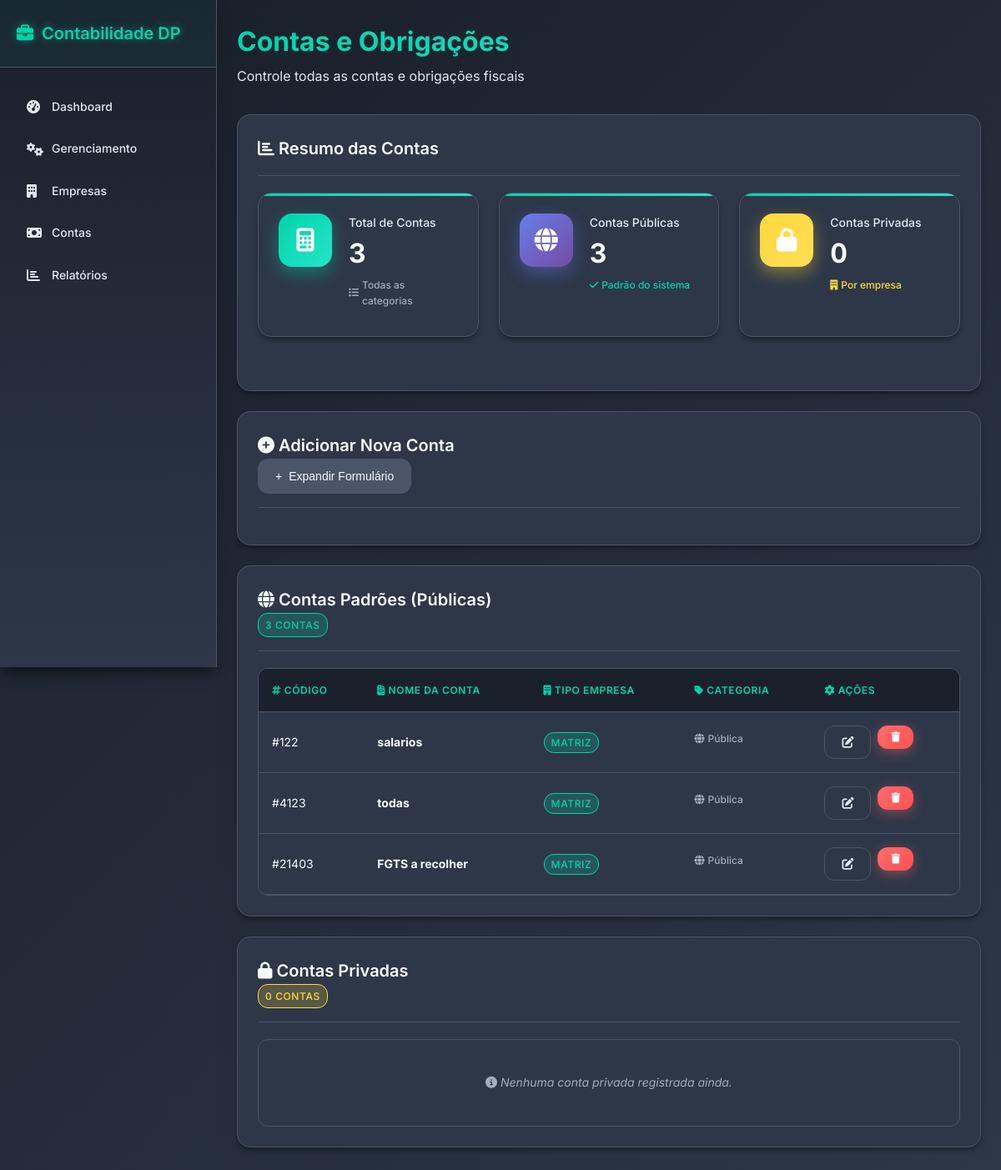
Screenshot of /contas with the database file from the repository.
### tables this page shows
CREATE TABLE contas_modelos (
    id INTEGER PRIMARY KEY AUTOINCREMENT ,
    conta_nome VARCHAR(60) DEFAULT "RANDOM" UNIQUE,
    conta_codigo VARCHAR(10) NOT NULL UNIQUE,
    conta_tipo VARCHAR(15) DEFAULT "MATRIZ"
    );

### routes/contas.py (the view)
@contas_bp.route("/contas", methods=["GET"])
def return_page():
    contas, contas_privadas = Contas.retornar_contas()
    return render_template("contas.html", contas=contas, contas_privadas=contas_privadas)

### utils/db_comands.py (called while the page is built)
def execute_command(command, value=None):
    conn = sqlite3.connect(CAMINHO_DB, timeout=30, check_same_thread=False)
    conn.row_factory = sqlite3.Row
    conn.execute("PRAGMA journal_mode=WAL;")
    conn.execute("PRAGMA busy_timeout = 5000;")
    cursor = conn.cursor()
    try:
        if value is None:
            cursor.execute(command)
        else:
            cursor.execute(command, value)
        if command.strip().upper().startswith("SELECT"):
            rows = cursor.fetchall()
            return [dict(row) for row in rows]
        else:
            conn.commit()
            return cursor.lastrowid
    finally:
        cursor.close()
        conn.close()

### utils/func_contas.py (called while the page is built)
    @staticmethod
    def retornar_contas():
        contas = execute_command("SELECT * FROM contas_modelos")
        contas_privadas = execute_command("SELECT * FROM contas_privadas")
        return contas, contas_privadas

### templates/contas.html (shortened to what this page needs)
{% extends "base.html" %}
{% block content %}
<section id="contas" class="tab-content active">
  <div class="page-header">
    <h1>Contas e Obrigações</h1>
    <p>Controle todas as contas e obrigações fiscais</p>
  </div>
  <div class="content-card">
    <div class="card-header"><h3><i class="fas fa-chart-bar"></i> Resumo das Contas</h3></div>
    <div class="dashboard-grid" style="grid-template-columns: repeat(auto-fit, minmax(250px, 1fr));">
      <div class="metric-card">
        <div class="metric-icon contas"><i class="fas fa-calculator"></i></div>
        <div class="metric-content">
          <h3>Total de Contas</h3>
          <div class="metric-value">{{ (contas|length if contas else 0) + (contas_privadas|length if contas_privadas else 0) }}</div>
          <div class="metric-change neutral"><i class="fas fa-list"></i> Todas as categorias</div>
        </div>
      </div>
      <div class="metric-card">
        <div class="metric-icon empresas"><i class="fas fa-globe"></i></div>
        <div class="metric-content">
          <h3>Contas Públicas</h3>
          <div class="metric-value">{{ contas|length if contas else 0 }}</div>
          <div class="metric-change positive"><i class="fas fa-check"></i> Padrão do sistema</div>
        </div>
      </div>
      <div class="metric-card">
        <div class="metric-icon pendentes"><i class="fas fa-lock"></i></div>
        <div class="metric-content">
          <h3>Contas Privadas</h3>
          <div class="metric-value">{{ contas_privadas|length if contas_privadas else 0 }}</div>
          <div class="metric-change warning"><i class="fas fa-building"></i> Por empresa</div>
        </div>
      </div>
    </div>
  </div>
  <div class="content-card">
    <div class="card-header">
      <h3><i class="fas fa-plus-circle"></i> Adicionar Nova Conta</h3>
      <div class="card-actions">
        <button type="button" class="btn btn-secondary" onclick="toggleForm('contaFormContainer')">
          <span id="toggle-icon-contaFormContainer">+</span> Expandir Formulário
        </button>
      </div>
    </div>
  </div>
  <div class="content-card">
    <div class="card-header">
      <h3><i class="fas fa-globe"></i> Contas Padrões (Públicas)</h3>
      <div class="card-actions">
        <span class="status-badge status-active">{{ contas|length if contas else 0 }} contas</span>
      </div>
    </div>
    <div class="table-container">
      {% if contas %}
      <table class="data-table">
        <thead>
          <tr>
            <th><i class="fas fa-hashtag"></i> Código</th>
            <th><i class="fas fa-file-invoice"></i> Nome da Conta</th>
            <th><i class="fas fa-building"></i> Tipo Empresa</th>
            <th><i class="fas fa-tag"></i> Categoria</th>
            <th><i class="fas fa-cog"></i> Ações</th>
          </tr>
        </thead>
        <tbody>
          {% for conta in contas %}
          <tr>
            <td>#{{ conta.conta_codigo }}</td>
            <td><strong>{{ conta.conta_nome }}</strong></td>
            <td>
              <span class="status-badge {% if conta.conta_tipo == 'Matriz' %}status-active{% else %}status-pending{% endif %}">
                {{ conta.conta_tipo }}
              </span>
            </td>
            <td><span class="metric-change neutral"><i class="fas fa-globe"></i> Pública</span></td>
            <td>
              <div class="card-actions">
                <button type="button" class="btn btn-outline" data-toggle-edit="editForm-publica-{{ conta.conta_codigo }}">
                  <i class="fas fa-edit"></i>
                </button>
                <form action="{{ url_for('contas.delete_conta') }}" method="post" style="display:inline;" onsubmit="return confirm('Tem certeza que deseja excluir esta conta?');">
                  <button type="submit" class="btn btn-danger"><i class="fas fa-trash"></i></button>
                </form>
              </div>
            </td>
          </tr>
          {% endfor %}
        </tbody>
      </table>
      {% else %}
      <p class="info-text"><i class="fas fa-info-circle"></i> Nenhuma conta pública registrada ainda.</p>
      {% endif %}
    </div>
  </div>
  <div class="content-card">
    <div class="card-header">
      <h3><i class="fas fa-lock"></i> Contas Privadas</h3>
      <div class="card-actions">
        <span class="status-badge status-pending">{{ contas_privadas|length if contas_privadas else 0 }} contas</span>
      </div>
    </div>
    <div class="table-container">
      {% if contas_privadas %}
      <table class="data-table">
        <thead>
          <tr>
            <th><i class="fas fa-building"></i> ID Empresa</th>
            <th><i class="fas fa-hashtag"></i> Código</th>
            <th><i class="fas fa-file-invoice"></i> Nome da Conta</th>
            <th><i class="fas fa-building"></i> Tipo Empresa</th>
            <th><i class="fas fa-tag"></i> Categoria</th>
            <th><i class="fas fa-cog"></i> Ações</th>
          </tr>
        </thead>
        <tbody>
          {% for conta in contas_privadas %}
          <tr>
            <td>{{ conta.empresa_id }}</td>
            <td>#{{ conta.conta_codigo }}</td>
            <td><strong>{{ conta.conta_nome }}</strong></td>
            <td>
              <span class="status-badge {% if conta.conta_tipo == 'Matriz' %}status-active{% else %}status-pending{% endif %}">
                {{ conta.conta_tipo }}
              </span>
            </td>
            <td><span class="metric-change warning"><i class="fas fa-lock"></i> Privada</span></td>
            <td>
              <div class="card-actions">
                <button type="button" class="btn btn-outline" data-toggle-edit="editForm-privada-{{ conta.empresa_id }}-{{ conta.conta_codigo }}">
                  <i class="fas fa-edit"></i>
                </button>
                <form action="{{ url_for('contas.delete_conta') }}" method="post" style="display:inline;" onsubmit="return confirm('Tem certeza que deseja excluir esta conta privada?');">
                  <input type="hidden" name="empresa_id" value="{{ conta.empresa_id }}">
                  <input type="hidden" name="id" value="{{ conta.conta_codigo }}">
                  <button type="submit" class="btn btn-danger"><i class="fas fa-trash"></i></button>
                </form>
              </div>
            </td>
          </tr>
          <tr id="editForm-privada-{{ conta.empresa_id }}-{{ conta.conta_codigo }}" class="edit-form-row hidden">
            <td colspan="6" class="edit-form-container">
              <div class="card-header">
                <h4><i class="fas fa-edit"></i> Editando: {{ conta.conta_nome }} (ID Empresa: {{ conta.empresa_id }})</h4>
              </div>
              <form action="{{ url_for('contas.edit_conta') }}" method="post" class="form-grid">
                <input type="hidden" name="original_codigo" value="{{ conta.conta_codigo }}">
                <input type="hidden" name="original_empresa_id" value="{{ conta.empresa_id }}">
                <input type="hidden" name="tipo_conta" value="privada">
                <div class="form-group">
                  <label for="edit_empresa_id_{{ conta.empresa_id }}_{{ conta.conta_codigo }}">ID Empresa</label>
                  <input type="text" id="edit_empresa_id_{{ conta.empresa_id }}_{{ conta.conta_codigo }}" name="empresa_id" value="{{ conta.empresa_id }}" required>
                </div>
                <div class="form-group">
                  <label for="edit_codigo_{{ conta.empresa_id }}_{{ conta.conta_codigo }}">Código</label>
                  <input type="number" id="edit_codigo_{{ conta.empresa_id }}_{{ conta.conta_codigo }}" name="codigo" value="{{ conta.conta_codigo }}" required>
                </div>
                <div class="form-group">
                  <label for="edit_conta_{{ conta.empresa_id }}_{{ conta.conta_codigo }}">Nome da Conta</label>
                  <input type="text" id="edit_conta_{{ conta.empresa_id }}_{{ conta.conta_codigo }}" name="conta" value="{{ conta.conta_nome }}" required>
                </div>
                <div class="form-group">
                  <label for="edit_tipo_{{ conta.empresa_id }}_{{ conta.conta_codigo }}">Tipo Empresa</label>
                  <select id="edit_tipo_{{ conta.empresa_id }}_{{ conta.conta_codigo }}" name="tipo">
                    <option value="Matriz" {% if conta.conta_tipo == 'Matriz' %}selected{% endif %}>Matriz</option>
                    <option value="Filial" {% if conta.conta_tipo == 'Filial' %}selected{% endif %}>Filial</option>
                  </select>
                </div>
                <div class="form-actions">
                  <button type="submit" class="btn btn-primary">
                    <i class="fas fa-save"></i> Salvar Alterações
                  </button>
                  <button type="button" class="btn btn-secondary" data-cancel-edit="editForm-privada-{{ conta.empresa_id }}-{{ conta.conta_codigo }}">
                    <i class="fas fa-times"></i> Cancelar
                  </button>
                </div>
              </form>
            </td>
          </tr>
          {% endfor %}
        </tbody>
      </table>
      {% else %}
      <p class="info-text"><i class="fas fa-info-circle"></i> Nenhuma conta privada registrada ainda.</p>
      {% endif %}
    </div>
  </div>
</section>
{% endblock %}

### templates/base.html (shortened to what this page needs)
<!DOCTYPE html>
<html lang="pt-BR">
<head>
  <link rel="stylesheet" href="{{ url_for('static', filename='style.css') }}">
  <link rel="stylesheet" href="https://cdnjs.cloudflare.com/ajax/libs/font-awesome/6.4.2/css/all.min.css">
</head>
<body>
  <div class="app-container">
    <nav class="sidebar">
      <div class="sidebar-header">
        <h2><i class="fas fa-briefcase"></i>Contabilidade DP</h2>
      </div>
      <ul class="nav-menu">
        <li class="nav-item {% if aba == 'dashboard' %}active{% endif %}">
          <a href="{{ url_for('dashboard.return_dashboard') }}"><i class="fas fa-tachometer-alt"></i> Dashboard</a>
        </li>
        <li class="nav-item {% if aba == 'gerenciamento' %}active{% endif %}">
          <a href="{{ url_for('gerenciamento.return_page') }}"><i class="fas fa-cogs"></i> Gerenciamento</a>
        </li>
        <li class="nav-item {% if aba == 'empresas' %}active{% endif %}">
          <a href="{{ url_for('empresas.return_page') }}"><i class="fas fa-building"></i> Empresas</a>
        </li>
        <li class="nav-item {% if aba == 'contas' %}active{% endif %}">
          <a href="{{ url_for('contas.return_page') }}"><i class="fas fa-money-bill"></i> Contas</a>
        </li>
        <li class="nav-item {% if aba == 'relatorios' %}active{% endif %}">
          <a href="{{ url_for('relatorios.return_page') }}"><i class="fas fa-chart-bar"></i> Relatórios</a>
        </li>
      </ul>
    </nav>
    <main class="main-content">
      {% block content %}{% endblock %}
    </main>
  </div>
</body>
</html>

### rows the page displays
contas_modelos: conta_codigo "122", conta_nome "salarios", conta_tipo "MATRIZ"
contas_modelos: conta_codigo "4123", conta_nome "todas", conta_tipo "MATRIZ"
contas_modelos: conta_codigo "21403", conta_nome "FGTS a recolher", conta_tipo "MATRIZ"

### other values shown
{{ contas|length if contas else 0 }} "3"
{{ contas_privadas|length if contas_privadas else 0 }} "0"
